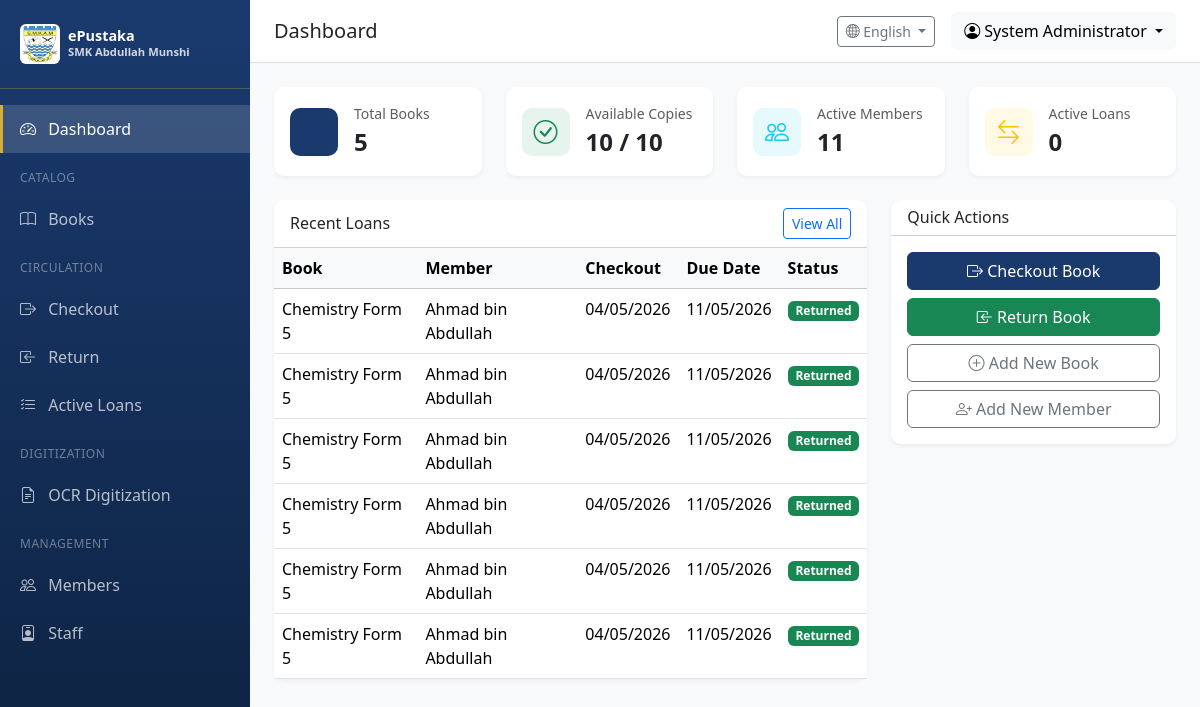
The app's page /dashboard (signed in) with its own data.
### app/models/user.py (models this page shows, shortened)
class User(UserMixin, db.Model):
    __tablename__ = 'users'
    id = db.Column(db.Integer, primary_key=True)
    username = db.Column(db.String(64), unique=True, nullable=False, index=True)
    email = db.Column(db.String(120), unique=True, nullable=False, index=True)
    password_hash = db.Column(db.String(256), nullable=False)
    full_name = db.Column(db.String(128))
    is_active = db.Column(db.Boolean, default=True)
    role_id = db.Column(db.Integer, db.ForeignKey('roles.id'))
    created_at = db.Column(db.DateTime, default=datetime.utcnow)
    updated_at = db.Column(db.DateTime, default=datetime.utcnow, onupdate=datetime.utcnow)
    last_login = db.Column(db.DateTime)
    def can(self, perm):
        return self.role is not None and self.role.has_permission(perm)

### app/models/circulation.py (models this page shows, shortened)
class Loan(db.Model):
    __tablename__ = 'loans'
    id = db.Column(db.Integer, primary_key=True)
    checkout_date = db.Column(db.DateTime, nullable=False, default=datetime.utcnow)
    due_date = db.Column(db.DateTime, nullable=False)
    return_date = db.Column(db.DateTime)
    status = db.Column(db.String(20), default=LoanStatus.ACTIVE.value, index=True)
    renewal_count = db.Column(db.Integer, default=0)
    fine_amount = db.Column(db.Float, default=0.0)
    fine_paid = db.Column(db.Boolean, default=False)
    notes = db.Column(db.Text)
    member_id = db.Column(db.Integer, db.ForeignKey('members.id'), nullable=False)
    copy_id = db.Column(db.Integer, db.ForeignKey('book_copies.id'), nullable=False)
    checkout_by = db.Column(db.Integer, db.ForeignKey('users.id'))
    return_by = db.Column(db.Integer, db.ForeignKey('users.id'))
    created_at = db.Column(db.DateTime, default=datetime.utcnow)
    updated_at = db.Column(db.DateTime, default=datetime.utcnow, onupdate=datetime.utcnow)
    checkout_staff = db.relationship('User', foreign_keys=[checkout_by])
    return_staff = db.relationship('User', foreign_keys=[return_by])

### app/models/catalog.py (models this page shows, shortened)
class Book(db.Model):
    __tablename__ = 'books'
    id = db.Column(db.Integer, primary_key=True)
    title = db.Column(db.String(256), nullable=False, index=True)
    author = db.Column(db.String(256), index=True)
    isbn = db.Column(db.String(20), index=True)
    publisher = db.Column(db.String(128))
    publication_year = db.Column(db.Integer)
    edition = db.Column(db.String(32))
    category = db.Column(db.String(64), index=True)  # e.g., Fiction, Science, History
    call_number = db.Column(db.String(32), index=True)  # Library classification
    subject = db.Column(db.String(128))
    language = db.Column(db.String(32), default='Malay')
    description = db.Column(db.Text)
    page_count = db.Column(db.Integer)
    cover_image = db.Column(db.String(256))  # Path to cover image
    price = db.Column(db.Float)  # Book price for replacement/loss scenarios
    created_at = db.Column(db.DateTime, default=datetime.utcnow)
    updated_at = db.Column(db.DateTime, default=datetime.utcnow, onupdate=datetime.utcnow)
    copies = db.relationship('BookCopy', backref='book', lazy='dynamic', cascade='all, delete-orphan')

### app/models/member.py (models this page shows, shortened)
class Member(db.Model):
    __tablename__ = 'members'
    id = db.Column(db.Integer, primary_key=True)
    member_id = db.Column(db.String(32), unique=True, nullable=False, index=True)  # Auto-generated, e.g., STU0001
    full_name = db.Column(db.String(128), nullable=False)
    email = db.Column(db.String(120), index=True)
    phone = db.Column(db.String(20))
    member_type = db.Column(db.String(32), default='Student')  # Student, Staff, External
    form_level = db.Column(db.Integer, default=1)  # 1-5 for Forms 1-5, 6 for Graduated
    class_group = db.Column(db.String(64))  # e.g., "Science 1", "Arts 2"
    student_year = db.Column(db.Integer)  # Academic year (e.g., 2024-2025)
    total_books_read = db.Column(db.Integer, default=0)  # For NILAM leaderboard
    is_active = db.Column(db.Boolean, default=True)
    mark_for_deletion = db.Column(db.Boolean, default=False)  # Flag for admin deletion
    graduation_date = db.Column(db.DateTime)  # When student graduated
    last_login = db.Column(db.DateTime)  # Track active students by login
    notes = db.Column(db.Text)
    created_at = db.Column(db.DateTime, default=datetime.utcnow)
    updated_at = db.Column(db.DateTime, default=datetime.utcnow, onupdate=datetime.utcnow)
    loans = db.relationship('Loan', backref='member', lazy='dynamic')

### app/routes/main.py (the view)
@main_bp.route('/dashboard')
@login_required
def dashboard():
    stats = {
        'total_books': Book.query.count(),
        'total_copies': BookCopy.query.count(),
        'available_copies': BookCopy.query.filter_by(status='available').count(),
        'total_members': Member.query.filter_by(is_active=True).count(),
        'active_loans': Loan.query.filter_by(status=LoanStatus.ACTIVE.value).count(),
        'overdue_loans': Loan.query.filter_by(status=LoanStatus.OVERDUE.value).count(),
        'pending_ocr_jobs': OCRJob.query.filter_by(status='pending').count()
    }
    recent_loans = Loan.query.order_by(Loan.checkout_date.desc()).limit(10).all()
    overdue_loans = Loan.query.filter_by(status=LoanStatus.OVERDUE.value).limit(10).all()
    return render_template('dashboard.html',
                          stats=stats,
                          recent_loans=recent_loans,
                          overdue_loans=overdue_loans)

### app/templates/dashboard.html (shortened to what this page needs)
{% extends "base.html" %}
{% block page_title %}Dashboard{% endblock %}
{% block content %}
<div class="row g-4 mb-4">
    <div class="col-md-3">
        <div class="card stat-card">
            <div class="card-body d-flex align-items-center">
                <div class="stat-icon bg-primary bg-opacity-10 text-primary me-3">
                    <i class="bi bi-book"></i>
                </div>
                <div>
                    <div class="text-muted small">Total Books</div>
                    <div class="fs-4 fw-bold">{{ stats.total_books }}</div>
                </div>
            </div>
        </div>
    </div>
    <div class="col-md-3">
        <div class="card stat-card">
            <div class="card-body d-flex align-items-center">
                <div class="stat-icon bg-success bg-opacity-10 text-success me-3">
                    <i class="bi bi-check-circle"></i>
                </div>
                <div>
                    <div class="text-muted small">Available Copies</div>
                    <div class="fs-4 fw-bold">{{ stats.available_copies }} / {{ stats.total_copies }}</div>
                </div>
            </div>
        </div>
    </div>
    <div class="col-md-3">
        <div class="card stat-card">
            <div class="card-body d-flex align-items-center">
                <div class="stat-icon bg-info bg-opacity-10 text-info me-3">
                    <i class="bi bi-people"></i>
                </div>
                <div>
                    <div class="text-muted small">Active Members</div>
                    <div class="fs-4 fw-bold">{{ stats.total_members }}</div>
                </div>
            </div>
        </div>
    </div>
    <div class="col-md-3">
        <div class="card stat-card">
            <div class="card-body d-flex align-items-center">
                <div class="stat-icon bg-warning bg-opacity-10 text-warning me-3">
                    <i class="bi bi-arrow-left-right"></i>
                </div>
                <div>
                    <div class="text-muted small">Active Loans</div>
                    <div class="fs-4 fw-bold">{{ stats.active_loans }}</div>
                </div>
            </div>
        </div>
    </div>
</div>
<div class="row g-4">
    <div class="col-lg-8">
        <div class="card table-card">
            <div class="card-header bg-transparent d-flex justify-content-between align-items-center">
                <h6 class="mb-0">Recent Loans</h6>
                <a href="{{ url_for('circulation.active_loans') }}" class="btn btn-sm btn-outline-primary">View All</a>
            </div>
            <div class="card-body p-0">
                <div class="table-responsive">
                    <table class="table table-hover mb-0">
                        <thead class="table-light">
                            <tr>
                                <th>Book</th>
                                <th>Member</th>
                                <th>Checkout</th>
                                <th>Due Date</th>
                                <th>Status</th>
                            </tr>
                        </thead>
                        <tbody>
                            {% for loan in recent_loans %}
                            <tr>
                                <td>{{ loan.copy.book.title[:40] }}{% if loan.copy.book.title|length > 40 %}...{% endif %}</td>
                                <td>{{ loan.member.full_name }}</td>
                                <td>{{ loan.checkout_date.strftime('%d/%m/%Y') }}</td>
                                <td>{{ loan.due_date.strftime('%d/%m/%Y') }}</td>
                                <td>
                                    {% if loan.status == 'returned' %}
                                        <span class="badge bg-success">Returned</span>
                                    {% elif loan.is_overdue %}
                                        <span class="badge bg-danger">Overdue</span>
                                    {% else %}
                                        <span class="badge bg-primary">Active</span>
                                    {% endif %}
                                </td>
                            </tr>
                            {% else %}
                            <tr>
                                <td colspan="5" class="text-center text-muted py-4">No recent loans</td>
                            </tr>
                            {% endfor %}
                        </tbody>
                    </table>
                </div>
            </div>
        </div>
    </div>
    <div class="col-lg-4">
        <div class="card table-card">
            <div class="card-header bg-transparent">
                <h6 class="mb-0">Quick Actions</h6>
            </div>
            <div class="card-body">
                <div class="d-grid gap-2">
                    <a href="{{ url_for('circulation.checkout') }}" class="btn btn-primary">
                        <i class="bi bi-box-arrow-right"></i> Checkout Book
                    </a>
                    <a href="{{ url_for('circulation.return_book') }}" class="btn btn-success">
                        <i class="bi bi-box-arrow-in-left"></i> Return Book
                    </a>
                    <a href="{{ url_for('catalog.add_book') }}" class="btn btn-outline-secondary">
                        <i class="bi bi-plus-circle"></i> Add New Book
                    </a>
                    <a href="{{ url_for('users.add_member') }}" class="btn btn-outline-secondary">
                        <i class="bi bi-person-plus"></i> Add New Member
                    </a>
                </div>
            </div>
        </div>
    </div>
</div>
{% endblock %}

### app/templates/base.html (shortened to what this page needs)
<!DOCTYPE html>
<html lang="en">
<head>
    <link href="https://cdn.jsdelivr.net/npm/bootstrap@5.3.2/dist/css/bootstrap.min.css" rel="stylesheet">
    <link href="https://cdn.jsdelivr.net/npm/bootstrap-icons@1.11.1/font/bootstrap-icons.css" rel="stylesheet">
</head>
<body>
    {% if current_user.is_authenticated %}
    <nav class="sidebar">
        <div class="sidebar-brand">
            <div class="d-flex align-items-center">
                <img src="{{ url_for('static', filename='images/Lencana_Sekolah_Menengah_Kebangsaan_Abdullah_Munshi.jpg') }}"
                     alt="SMK Abdullah Munshi"
                     class="me-2 rounded"
                     style="width: 40px; height: 40px; object-fit: contain; background: white; padding: 2px;">
                <div>
                    <div style="font-size: 0.9rem; line-height: 1.2;">ePustaka</div>
                    <div style="font-size: 0.7rem; opacity: 0.8;">SMK Abdullah Munshi</div>
                </div>
            </div>
        </div>
        <ul class="nav flex-column">
            <li class="nav-item">
                <a class="nav-link {% if request.endpoint == 'main.dashboard' %}active{% endif %}" href="{{ url_for('main.dashboard') }}">
                    <i class="bi bi-speedometer2"></i> {{ t('dashboard') }}
                </a>
            </li>
            {% if current_user.can(1) or current_user.can(2) %}
            <li class="sidebar-section">{{ t('catalog') }}</li>
            <li class="nav-item">
                <a class="nav-link {% if 'catalog' in request.endpoint %}active{% endif %}" href="{{ url_for('catalog.index') }}">
                    <i class="bi bi-book"></i> {{ t('books') }}
                </a>
            </li>
            <li class="sidebar-section">{{ t('circulation') }}</li>
            <li class="nav-item">
                <a class="nav-link {% if request.endpoint == 'circulation.checkout' %}active{% endif %}" href="{{ url_for('circulation.checkout') }}">
                    <i class="bi bi-box-arrow-right"></i> {{ t('checkout') }}
                </a>
            </li>
            <li class="nav-item">
                <a class="nav-link {% if request.endpoint == 'circulation.return_book' %}active{% endif %}" href="{{ url_for('circulation.return_book') }}">
                    <i class="bi bi-box-arrow-in-left"></i> {{ t('return') }}
                </a>
            </li>
            <li class="nav-item">
                <a class="nav-link {% if request.endpoint == 'circulation.active_loans' %}active{% endif %}" href="{{ url_for('circulation.active_loans') }}">
                    <i class="bi bi-list-check"></i> {{ t('active_loans') }}
                </a>
            </li>
            {% endif %}
            {% if current_user.can(512) %}
            <li class="sidebar-section">{{ 'Digitization' if current_language == 'en' else 'Pendigitalan' }}</li>
            <li class="nav-item">
                <a class="nav-link {% if 'ocr' in request.endpoint %}active{% endif %}" href="{{ url_for('ocr.index') }}">
                    <i class="bi bi-file-earmark-text"></i> {{ t('ocr_digitization') }}
                </a>
            </li>
            {% endif %}
            {% if current_user.can(128) %}
            <li class="sidebar-section">{{ 'Management' if current_language == 'en' else 'Pengurusan' }}</li>
            <li class="nav-item">
                <a class="nav-link {% if request.endpoint == 'users.member_list' %}active{% endif %}" href="{{ url_for('users.member_list') }}">
                    <i class="bi bi-people"></i> {{ t('members') }}
                </a>
            </li>
            {% endif %}
            {% if current_user.can(256) %}
            <li class="nav-item">
                <a class="nav-link {% if request.endpoint == 'users.staff_list' %}active{% endif %}" href="{{ url_for('users.staff_list') }}">
                    <i class="bi bi-person-badge"></i> {{ t('staff') }}
                </a>
            </li>
            {% endif %}
        </ul>
    </nav>
    <div class="main-content">
        <nav class="top-navbar d-flex justify-content-between align-items-center">
            <div>
                <h5 class="mb-0">{% block page_title %}{{ t('dashboard') }}{% endblock %}</h5>
            </div>
            <div class="d-flex align-items-center gap-3">
                <div class="dropdown">
                    <button class="btn btn-outline-secondary btn-sm dropdown-toggle" type="button" data-bs-toggle="dropdown">
                        <i class="bi bi-globe2"></i> {{ languages.get(current_language, 'English') }}
                    </button>
                </div>
                <div class="dropdown">
                    <button class="btn btn-light dropdown-toggle" type="button" data-bs-toggle="dropdown">
                        <i class="bi bi-person-circle"></i> {{ current_user.full_name or current_user.username }}
                    </button>
                </div>
            </div>
        </nav>
        <div class="content-wrapper">
            {% block content %}{% endblock %}
        </div>
    </div>
    {% else %}
    {% block public_content %}{% endblock %}
    {% endif %}
</body>
</html>

### records on screen
User: full_name "System Administrator"
Loan: copy.book "Chemistry Form 5", member.full_name "Ahmad bin Abdullah", checkout_date "04/05/2026", due_date "11/05/2026", status "Returned"
Loan: copy.book "Chemistry Form 5", member.full_name "Ahmad bin Abdullah", checkout_date "04/05/2026", due_date "11/05/2026", status "Returned"
Loan: copy.book "Chemistry Form 5", member.full_name "Ahmad bin Abdullah", checkout_date "04/05/2026", due_date "11/05/2026", status "Returned"
Loan: copy.book "Chemistry Form 5", member.full_name "Ahmad bin Abdullah", checkout_date "04/05/2026", due_date "11/05/2026", status "Returned"
Loan: copy.book "Chemistry Form 5", member.full_name "Ahmad bin Abdullah", checkout_date "04/05/2026", due_date "11/05/2026", status "Returned"
Loan: copy.book "Chemistry Form 5", member.full_name "Ahmad bin Abdullah", checkout_date "04/05/2026", due_date "11/05/2026", status "Returned"

### other values on screen
{{ t('dashboard') }} "Dashboard"
{{ t('catalog') }} "CATALOG"
{{ t('books') }} "Books"
{{ t('circulation') }} "CIRCULATION"
{{ t('checkout') }} "Checkout"
{{ t('return') }} "Return"
{{ t('active_loans') }} "Active Loans"
{{ 'Digitization' if current_language == 'en' else 'Pendigitalan' }} "DIGITIZATION"
{{ t('ocr_digitization') }} "OCR Digitization"
{{ 'Management' if current_language == 'en' else 'Pengurusan' }} "MANAGEMENT"
{{ t('members') }} "Members"
{{ t('staff') }} "Staff"
{{ languages.get(current_language, 'English') }} "English"
{{ stats.total_books }} "5"
{{ stats.available_copies }} "10"
